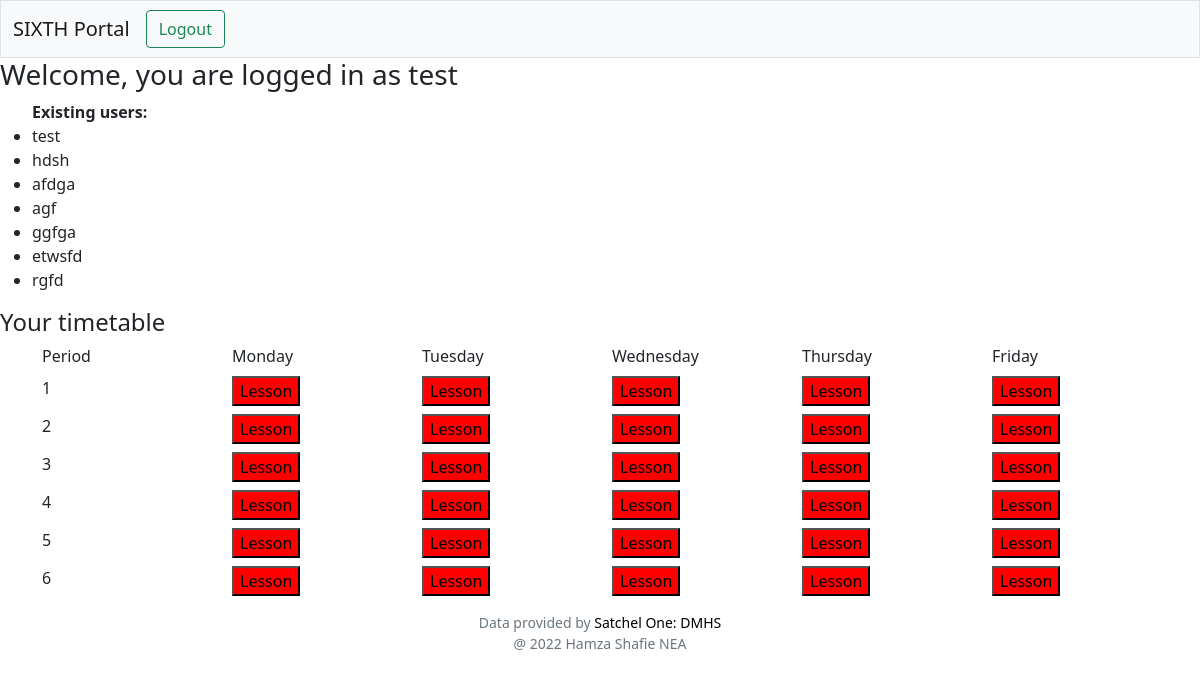
Before: /home (signed in) with the older database file.
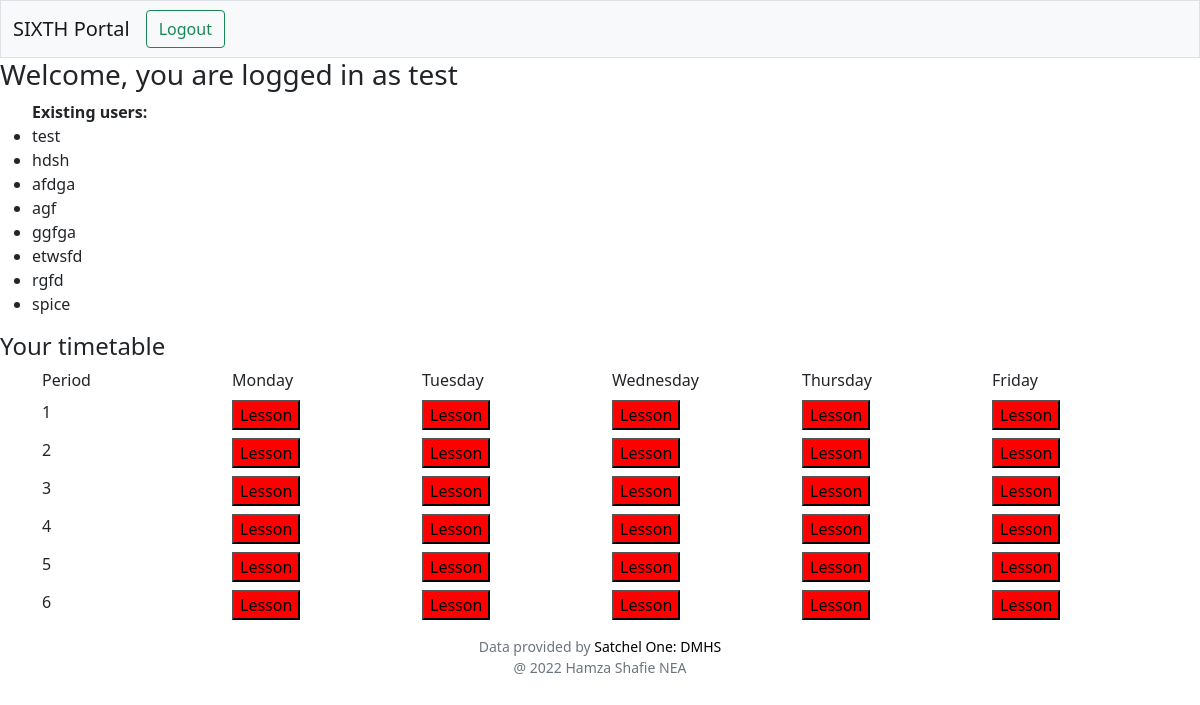
After: the same page with the newer database file.
### tables this page shows
CREATE TABLE users (id INTEGER PRIMARY KEY AUTOINCREMENT NOT NULL, username TEXT NOT NULL, password TEXT NOT NULL, mon_p1 BOOLEAN DEFAULT 0, mon_p2 BOOLEAN DEFAULT 0, mon_p3 BOOLEAN DEFAULT 0, mon_p4 BOOLEAN DEFAULT 0, mon_p5 BOOLEAN DEFAULT 0, mon_p6 BOOLEAN DEFAULT 0, tue_p1 BOOLEAN DEFAULT 0, tue_p2 BOOLEAN DEFAULT 0, tue_p3 BOOLEAN DEFAULT 0, tue_p4 BOOLEAN DEFAULT 0, tue_p5 BOOLEAN DEFAULT 0, tue_p6  BOOLEAN DEFAULT 0, wed_p1 BOOLEAN DEFAULT 0, wed_p2 BOOLEAN DEFAULT 0, wed_p3 BOOLEAN DEFAULT 0, wed_p4 BOOLEAN DEFAULT 0, wed_p5 BOOLEAN DEFAULT 0, wed_p6 BOOLEAN DEFAULT 0, thur_p1 BOOLEAN DEFAULT 0, thur_p2 BOOLEAN DEFAULT 0, thur_p3 BOOLEAN DEFAULT 0, thur_p4 BOOLEAN DEFAULT 0, thur_p5 BOOLEAN DEFAULT 0, thur_p6 BOOLEAN DEFAULT 0, fri_p1 BOOLEAN DEFAULT 0, fri_p2 BOOLEAN DEFAULT 0, fri_p3 BOOLEAN DEFAULT 0, fri_p4 BOOLEAN DEFAULT 0, fri_p5 BOOLEAN DEFAULT 0, fri_p6 BOOLEAN DEFAULT 0);

### app.py (the view)
@app.route("/home")
@login_required
def home():
    cursor.execute("SELECT username FROM users")
    users = cursor.fetchall()
    cursor.execute("SELECT * FROM users WHERE username = ?",(session["username"], ))
    frees = cursor.fetchall()[0][3:]
    frees = str(frees)
    frees = frees[1:len(frees)-1]
    return render_template("home.html", users=users, frees=frees)

### app.py (called while the page is built)
@app.after_request
def after_request(response):
    response.headers["Cache-Control"] = "no-cache, no-store, must-revalidate"
    response.headers["Expires"] = 0
    response.headers["Pragma"] = "no-cache"
    return response

def login_required(f):
    @wraps(f)
    def decorated_function(*args, **kwargs):
        if session.get("username") is None:
            return redirect("/login")
        return f(*args, **kwargs)
    return decorated_function

### templates/home.html (shortened to what this page needs)
{% extends "layout.html" %}
{% block nav %}
<button class="btn btn-outline-success and-all-other-classes" onclick="location.href= '/logout'">Logout</button>
{% endblock %}
{% block main %}
<h3> Welcome, you are logged in as {{ session["username"] }} </h3>
<ul>
    <b>Existing users:</b>
    {% for user in users %}
      <li>{{ user[0] }}</li>
    {% endfor %}
</ul>
<h4>Your timetable</h4>
<div class="container">
  <div class="row mt-2">
    <div class="col-sm">
      Period
    </div>
    <div class="col-sm">
      Monday
    </div>
    <div class="col-sm">
     Tuesday
    </div>
    <div class="col-sm">
      Wednesday
    </div>
    <div class="col-sm">
      Thursday
     </div>
     <div class="col-sm">
       Friday
     </div>
  </div>
  <div class="row mt-2">
    <div class="col-sm">
      1
    </div>
    <div class="col-sm">
      <button onclick="is_free(this,'mon','p1')" style="background-color: red">Lesson</button>
    </div>
    <div class="col-sm">
      <button onclick="is_free(this,'tue','p1')" style="background-color: red">Lesson</button>
    </div>
    <div class="col-sm">
      <button onclick="is_free(this,'wed','p1')" style="background-color: red">Lesson</button>
    </div>
    <div class="col-sm">
      <button onclick="is_free(this,'thur','p1')" style="background-color: red">Lesson</button>
     </div>
     <div class="col-sm">
      <button onclick="is_free(this,'fri','p1')" style="background-color: red">Lesson</button>
     </div>
  </div>
  <div class="row mt-2">
    <div class="col-sm">
      2
    </div>
    <div class="col-sm">
      <button onclick="is_free(this,'mon','p2')" style="background-color: red">Lesson</button>
    </div>
    <div class="col-sm">
      <button onclick="is_free(this,'tue','p2')" style="background-color: red">Lesson</button>
    </div>
    <div class="col-sm">
      <button onclick="is_free(this,'wed','p2')" style="background-color: red">Lesson</button>
    </div>
    <div class="col-sm">
      <button onclick="is_free(this,'thur','p2')" style="background-color: red">Lesson</button>
     </div>
     <div class="col-sm">
      <button onclick="is_free(this,'fri','p2')" style="background-color: red">Lesson</button>
     </div>
  </div>
  <div class="row mt-2">
    <div class="col-sm">
      3
    </div>
    <div class="col-sm">
      <button onclick="is_free(this,'mon','p3')" style="background-color: red">Lesson</button>
    </div>
    <div class="col-sm">
      <button onclick="is_free(this,'tue','p3')" style="background-color: red">Lesson</button>
    </div>
    <div class="col-sm">
      <button onclick="is_free(this,'wed','p3')" style="background-color: red">Lesson</button>
    </div>
    <div class="col-sm">
      <button onclick="is_free(this,'thur','p3')" style="background-color: red">Lesson</button>
     </div>
     <div class="col-sm">
      <button onclick="is_free(this,'fri','p3')" style="background-color: red">Lesson</button>
     </div>
  </div>
  <div class="row mt-2">
    <div class="col-sm">
      4
    </div>
    <div class="col-sm">
      <button onclick="is_free(this,'mon','p4')" style="background-color: red">Lesson</button>
    </div>
    <div class="col-sm">
      <button onclick="is_free(this,'tue','p4')" style="background-color: red">Lesson</button>
    </div>
    <div class="col-sm">
      <button onclick="is_free(this,'wed','p4')" style="background-color: red">Lesson</button>
    </div>
    <div class="col-sm">
      <button onclick="is_free(this,'thur','p4')" style="background-color: red">Lesson</button>
     </div>
     <div class="col-sm">
      <button onclick="is_free(this,'fri','p4')" style="background-color: red">Lesson</button>
     </div>
  </div>
  <div class="row mt-2">
    <div class="col-sm">
      5
    </div>
    <div class="col-sm">
      <button onclick="is_free(this,'mon','p5')" style="background-color: red">Lesson</button>
    </div>
    <div class="col-sm">
      <button onclick="is_free(this,'tue','p5')" style="background-color: red">Lesson</button>
    </div>
    <div class="col-sm">
      <button onclick="is_free(this,'wed','p5')" style="background-color: red">Lesson</button>
    </div>
    <div class="col-sm">
      <button onclick="is_free(this,'thur','p5')" style="background-color: red">Lesson</button>
     </div>
     <div class="col-sm">
      <button onclick="is_free(this,'fri','p5')" style="background-color: red">Lesson</button>
     </div>
  </div>
  <div class="row mt-2">
    <div class="col-sm">
      6
    </div>
    <div class="col-sm">
      <button onclick="is_free(this,'mon','p6')" style="background-color: red">Lesson</button>
    </div>
    <div class="col-sm">
      <button onclick="is_free(this,'tue','p6')" style="background-color: red">Lesson</button>
    </div>
    <div class="col-sm">
      <button onclick="is_free(this,'wed','p6')" style="background-color: red">Lesson</button>
    </div>
    <div class="col-sm">
      <button onclick="is_free(this,'thur','p6')" style="background-color: red">Lesson</button>
     </div>
     <div class="col-sm">
      <button onclick="is_free(this,'fri','p6')" style="background-color: red">Lesson</button>
     </div>
  </div>
</div>
{% endblock %}

### templates/layout.html (shortened to what this page needs)
<!DOCTYPE html>
<html lang="en">
    <head>
        <link href="https://cdn.jsdelivr.net/npm/bootstrap@5.1.3/dist/css/bootstrap.min.css"
 rel="stylesheet">
        <link href="/static/style.css" rel="stylesheet">
    </head>
    <body>
        <nav class="bg-light border navbar navbar-expand-md navbar-light">
            <div class="container-fluid">
                <a class="navbar-brand" href="/"><span class="blue">S</span><span class="red">I</span><span class="yellow">X</span><span class="green">TH</span>
                     <span class="red">Portal</span></a>
                <div class="collapse navbar-collapse" id="navbar">
                    {% block nav %}
                    {% endblock %}
                </div>
            </div>
        </nav>
        {% block main %}
        {% endblock %}
        <footer class="mt-3 mb-5 small text-center text-muted">
            Data provided by <a href="https://draytonmanor.satchelone.com/school/home">Satchel One: DMHS</a>
            <br>
            @ 2022 Hamza Shafie NEA
        </footer>
    </body>
</html>

### static/style.css (style rules this page uses)
a { text-decoration: none; color: black; }

Changed rows visible on the page:
added users: username "spice"
